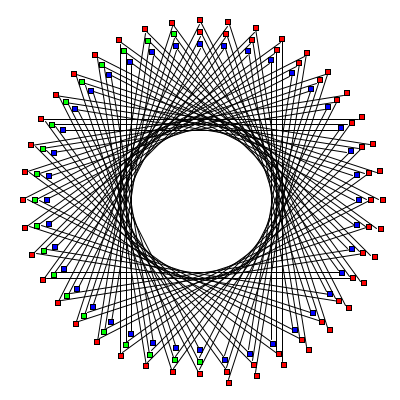
Frame 1 (no input)
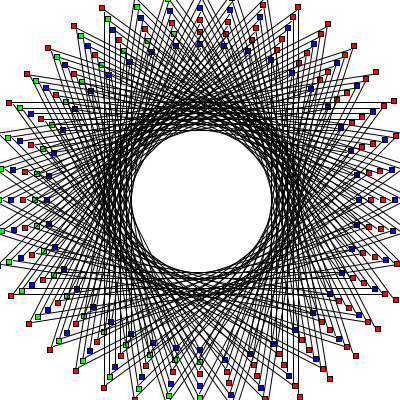
Frame 2 (the mouse pressed at the canvas centre, redrawn once)

The Processing sketch that drew these frames (run headless with seeded random() and noise(); the mouse was pressed at the canvas centre and the sketch redrawn once):

// Processing sketch: Connected_Circle
// ── Connected_Circle.pde
float radius, x, y, px, py;
int step, rotateTo;

void setup()
{
  size(400, 400); 
  background(255);
  
  radius = 150;
  step = 9;
  rotateTo = 360 * 3;  
}

void draw()
{
  translate(width / 2, height / 2); 
  rotate(radians(90));
  rectMode(CENTER);
  
  int pointsDrawFrom = (rotateTo / step) - 14;
  
  for (int i = 0; i < rotateTo; i += step)
  { 
    color c;
    
    if      (i >= rotateTo / 2) c = color(255, 0, 0, 255);
    else if (i >= rotateTo / 3) c = color(0, 255, 0, 255);
    else                        c = color(0, 0, 255, 255);
    
    fill(c);

    x = (float)(Math.cos(radians(i)) * radius);
    y = (float)(Math.sin(radians(i)) * radius);

    if ((i / step) < pointsDrawFrom) // So will not try to draw past last point
    {
      px = (float)(Math.cos(radians(i + (14 * step))) * radius);
      py = (float)(Math.sin(radians(i + (14 * step))) * radius);
      line(x, y, px, py);
    }  
    
    rect(x, y, 5, 5);
    radius += 0.3f;
  }
  noLoop();
}
